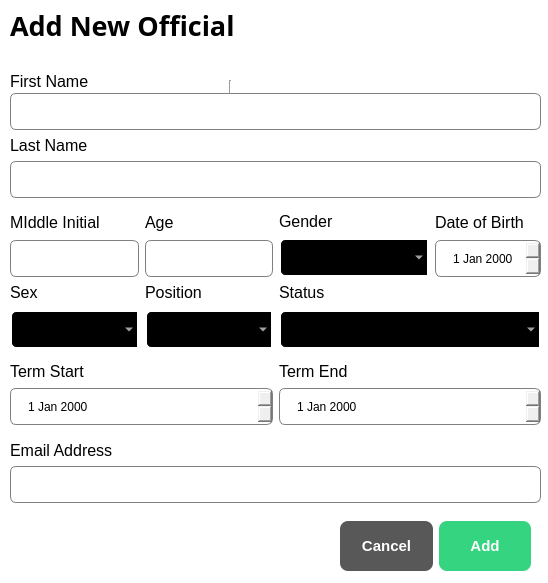
<?xml version="1.0" encoding="UTF-8"?>
<ui version="4.0">
 <class>OfficialDialog</class>
 <widget class="QDialog" name="OfficialDialog">
  <property name="geometry">
   <rect>
    <x>0</x>
    <y>0</y>
    <width>548</width>
    <height>583</height>
   </rect>
  </property>
  <property name="windowTitle">
   <string>Dialog</string>
  </property>
  <property name="styleSheet">
   <string notr="true">QDialog{
 
background-color:white;

}

QLineEdit{

border: 1px solid gray;
border-radius:6px;
padding-left: 15px;
height: 35px;
}

QDateEdit{ 
border: 1px solid gray;
border-radius:6px;
padding-left: 15px;
height: 35px;
}

QComboBox{ 
border: 2px solid white;
border-radius:6px;
padding-left: 1px 18px 1px 3px;
height: 35px;
background-color:black;
color:white;
padding-left:15px;
selection-background-color: #298089;
}</string>
  </property>
  <widget class="QLabel" name="label_12">
   <property name="geometry">
    <rect>
     <x>10</x>
     <y>10</y>
     <width>261</width>
     <height>31</height>
    </rect>
   </property>
   <property name="font">
    <font>
     <family>Arial Rounded MT</family>
     <pointsize>20</pointsize>
     <weight>75</weight>
     <bold>true</bold>
    </font>
   </property>
   <property name="text">
    <string>Add New Official</string>
   </property>
  </widget>
  <widget class="Line" name="line_2">
   <property name="geometry">
    <rect>
     <x>-40</x>
     <y>80</y>
     <width>541</width>
     <height>21</height>
    </rect>
   </property>
   <property name="orientation">
    <enum>Qt::Vertical</enum>
   </property>
  </widget>
  <widget class="QWidget" name="layoutWidget_8">
   <property name="geometry">
    <rect>
     <x>340</x>
     <y>520</y>
     <width>191</width>
     <height>52</height>
    </rect>
   </property>
   <layout class="QHBoxLayout" name="horizontalLayout_6">
    <item>
     <widget class="QPushButton" name="cancel_officialbutton">
      <property name="minimumSize">
       <size>
        <width>0</width>
        <height>50</height>
       </size>
      </property>
      <property name="baseSize">
       <size>
        <width>0</width>
        <height>50</height>
       </size>
      </property>
      <property name="styleSheet">
       <string notr="true">QPushButton{
 background-color: #585858;
 color:white;
border:none;
border-radius:8px;
font-weight: bold;
font-size: 15px;
}</string>
      </property>
      <property name="text">
       <string>Cancel</string>
      </property>
      <property name="checkable">
       <bool>true</bool>
      </property>
      <property name="autoExclusive">
       <bool>true</bool>
      </property>
     </widget>
    </item>
    <item>
     <widget class="QPushButton" name="save_officialbutton">
      <property name="minimumSize">
       <size>
        <width>0</width>
        <height>50</height>
       </size>
      </property>
      <property name="baseSize">
       <size>
        <width>0</width>
        <height>50</height>
       </size>
      </property>
      <property name="styleSheet">
       <string notr="true">QPushButton{
 background-color: #34D481;
 color:white;
border:none;
border-radius:8px;
font-weight: bold;
font-size: 15px;
}</string>
      </property>
      <property name="text">
       <string>Add</string>
      </property>
      <property name="checkable">
       <bool>true</bool>
      </property>
      <property name="autoExclusive">
       <bool>true</bool>
      </property>
     </widget>
    </item>
   </layout>
  </widget>
  <widget class="QWidget" name="layoutWidget">
   <property name="geometry">
    <rect>
     <x>10</x>
     <y>210</y>
     <width>531</width>
     <height>67</height>
    </rect>
   </property>
   <layout class="QHBoxLayout" name="horizontalLayout">
    <item>
     <layout class="QVBoxLayout" name="verticalLayout_18">
      <item>
       <widget class="QLabel" name="label_18">
        <property name="font">
         <font>
          <family>Arial</family>
          <pointsize>12</pointsize>
         </font>
        </property>
        <property name="text">
         <string>MIddle Initial</string>
        </property>
       </widget>
      </item>
      <item>
       <widget class="QLineEdit" name="age_lineEdit_2"/>
      </item>
     </layout>
    </item>
    <item>
     <layout class="QVBoxLayout" name="verticalLayout_9">
      <item>
       <widget class="QLabel" name="label_10">
        <property name="font">
         <font>
          <family>Arial</family>
          <pointsize>12</pointsize>
         </font>
        </property>
        <property name="text">
         <string>Age</string>
        </property>
       </widget>
      </item>
      <item>
       <widget class="QLineEdit" name="age_lineEdit"/>
      </item>
     </layout>
    </item>
    <item>
     <layout class="QVBoxLayout" name="verticalLayout_5">
      <item>
       <widget class="QLabel" name="label_6">
        <property name="font">
         <font>
          <family>Arial</family>
          <pointsize>12</pointsize>
         </font>
        </property>
        <property name="text">
         <string>Gender</string>
        </property>
       </widget>
      </item>
      <item>
       <widget class="QComboBox" name="gender_comboBox">
        <property name="minimumSize">
         <size>
          <width>150</width>
          <height>0</height>
         </size>
        </property>
        <item>
         <property name="text">
          <string/>
         </property>
        </item>
        <item>
         <property name="text">
          <string>Male</string>
         </property>
        </item>
        <item>
         <property name="text">
          <string>Female</string>
         </property>
        </item>
       </widget>
      </item>
     </layout>
    </item>
    <item>
     <layout class="QVBoxLayout" name="verticalLayout_10">
      <item>
       <widget class="QLabel" name="label_11">
        <property name="font">
         <font>
          <family>Arial</family>
          <pointsize>12</pointsize>
         </font>
        </property>
        <property name="text">
         <string>Date of Birth</string>
        </property>
       </widget>
      </item>
      <item>
       <widget class="QDateEdit" name="dob_dateEdit">
        <property name="minimumSize">
         <size>
          <width>100</width>
          <height>0</height>
         </size>
        </property>
       </widget>
      </item>
     </layout>
    </item>
   </layout>
  </widget>
  <widget class="QWidget" name="">
   <property name="geometry">
    <rect>
     <x>10</x>
     <y>440</y>
     <width>531</width>
     <height>63</height>
    </rect>
   </property>
   <layout class="QVBoxLayout" name="verticalLayout_22">
    <item>
     <widget class="QLabel" name="label_22">
      <property name="font">
       <font>
        <family>Arial</family>
        <pointsize>12</pointsize>
       </font>
      </property>
      <property name="text">
       <string>Email Address</string>
      </property>
     </widget>
    </item>
    <item>
     <widget class="QLineEdit" name="emailaddress_lineEdit2"/>
    </item>
   </layout>
  </widget>
  <widget class="QWidget" name="">
   <property name="geometry">
    <rect>
     <x>10</x>
     <y>70</y>
     <width>531</width>
     <height>128</height>
    </rect>
   </property>
   <layout class="QVBoxLayout" name="verticalLayout">
    <item>
     <layout class="QVBoxLayout" name="verticalLayout_13">
      <property name="spacing">
       <number>0</number>
      </property>
      <item>
       <widget class="QLabel" name="label_13">
        <property name="font">
         <font>
          <family>Arial</family>
          <pointsize>12</pointsize>
         </font>
        </property>
        <property name="text">
         <string>First Name</string>
        </property>
       </widget>
      </item>
      <item>
       <widget class="QLineEdit" name="firstname_lineEdit2"/>
      </item>
     </layout>
    </item>
    <item>
     <layout class="QVBoxLayout" name="verticalLayout_14">
      <item>
       <widget class="QLabel" name="label_14">
        <property name="font">
         <font>
          <family>Arial</family>
          <pointsize>12</pointsize>
         </font>
        </property>
        <property name="text">
         <string>Last Name</string>
        </property>
       </widget>
      </item>
      <item>
       <widget class="QLineEdit" name="lastname_lineEdit2"/>
      </item>
     </layout>
    </item>
   </layout>
  </widget>
  <widget class="QWidget" name="">
   <property name="geometry">
    <rect>
     <x>10</x>
     <y>280</y>
     <width>531</width>
     <height>69</height>
    </rect>
   </property>
   <layout class="QHBoxLayout" name="horizontalLayout_2">
    <item>
     <layout class="QHBoxLayout" name="horizontalLayout_5">
      <item>
       <layout class="QVBoxLayout" name="verticalLayout_16">
        <item>
         <widget class="QLabel" name="label_16">
          <property name="font">
           <font>
            <family>Arial</family>
            <pointsize>12</pointsize>
           </font>
          </property>
          <property name="text">
           <string>Sex</string>
          </property>
         </widget>
        </item>
        <item>
         <widget class="QComboBox" name="sex_comboBox2">
          <item>
           <property name="text">
            <string/>
           </property>
          </item>
          <item>
           <property name="text">
            <string>Male</string>
           </property>
          </item>
          <item>
           <property name="text">
            <string>Female</string>
           </property>
          </item>
         </widget>
        </item>
       </layout>
      </item>
      <item>
       <layout class="QVBoxLayout" name="verticalLayout_17">
        <item>
         <widget class="QLabel" name="label_17">
          <property name="font">
           <font>
            <family>Arial</family>
            <pointsize>12</pointsize>
           </font>
          </property>
          <property name="text">
           <string>Position</string>
          </property>
         </widget>
        </item>
        <item>
         <widget class="QComboBox" name="position_comboBox">
          <property name="styleSheet">
           <string notr="true"/>
          </property>
          <item>
           <property name="text">
            <string/>
           </property>
          </item>
          <item>
           <property name="text">
            <string>Captain</string>
           </property>
          </item>
          <item>
           <property name="text">
            <string>Councilor</string>
           </property>
          </item>
          <item>
           <property name="text">
            <string>Kagawad</string>
           </property>
          </item>
          <item>
           <property name="text">
            <string>Sk Kagawad</string>
           </property>
          </item>
          <item>
           <property name="text">
            <string>Tanod</string>
           </property>
          </item>
         </widget>
        </item>
       </layout>
      </item>
     </layout>
    </item>
    <item>
     <layout class="QVBoxLayout" name="verticalLayout_20">
      <item>
       <widget class="QLabel" name="label_20">
        <property name="font">
         <font>
          <family>Arial</family>
          <pointsize>12</pointsize>
         </font>
        </property>
        <property name="text">
         <string>Status</string>
        </property>
       </widget>
      </item>
      <item>
       <widget class="QComboBox" name="gender_comboBox2_2">
        <item>
         <property name="text">
          <string/>
         </property>
        </item>
        <item>
         <property name="text">
          <string>Male</string>
         </property>
        </item>
        <item>
         <property name="text">
          <string>Female</string>
         </property>
        </item>
       </widget>
      </item>
     </layout>
    </item>
   </layout>
  </widget>
  <widget class="QWidget" name="">
   <property name="geometry">
    <rect>
     <x>10</x>
     <y>360</y>
     <width>531</width>
     <height>65</height>
    </rect>
   </property>
   <layout class="QHBoxLayout" name="horizontalLayout_3">
    <item>
     <layout class="QVBoxLayout" name="verticalLayout_7">
      <item>
       <widget class="QLabel" name="label_8">
        <property name="font">
         <font>
          <family>Arial</family>
          <pointsize>12</pointsize>
         </font>
        </property>
        <property name="text">
         <string>Term Start</string>
        </property>
       </widget>
      </item>
      <item>
       <widget class="QDateEdit" name="termstart_dateEdit"/>
      </item>
     </layout>
    </item>
    <item>
     <layout class="QVBoxLayout" name="verticalLayout_8">
      <item>
       <widget class="QLabel" name="label_9">
        <property name="font">
         <font>
          <family>Arial</family>
          <pointsize>12</pointsize>
         </font>
        </property>
        <property name="text">
         <string>Term End</string>
        </property>
       </widget>
      </item>
      <item>
       <widget class="QDateEdit" name="termend_dateEdit"/>
      </item>
     </layout>
    </item>
   </layout>
  </widget>
 </widget>
 <resources/>
 <connections>
  <connection>
   <sender>cancel_officialbutton</sender>
   <signal>toggled(bool)</signal>
   <receiver>OfficialDialog</receiver>
   <slot>close()</slot>
   <hints>
    <hint type="sourcelabel">
     <x>371</x>
     <y>567</y>
    </hint>
    <hint type="destinationlabel">
     <x>380</x>
     <y>653</y>
    </hint>
   </hints>
  </connection>
  <connection>
   <sender>save_officialbutton</sender>
   <signal>toggled(bool)</signal>
   <receiver>OfficialDialog</receiver>
   <slot>close()</slot>
   <hints>
    <hint type="sourcelabel">
     <x>488</x>
     <y>552</y>
    </hint>
    <hint type="destinationlabel">
     <x>496</x>
     <y>655</y>
    </hint>
   </hints>
  </connection>
 </connections>
</ui>
